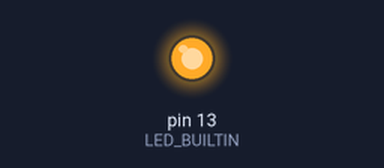
Simulated run of this sketch. Board: Arduino Uno, built with avr-gcc and run on an emulated ATmega328P. Parts: output pins drawn as LEDs (lit = HIGH).

Above: at 0.1 s.
At 35.1 s:
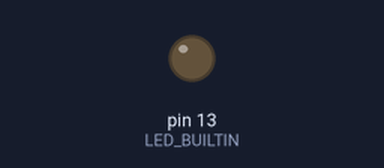
Timing chart, 0 to 40.0 s (numbered marks = the images above):
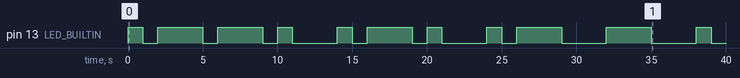

Measured:
- by itself, pin 13 (LED_BUILTIN): LOW → HIGH at 0.00 s, → LOW 1.0 s later, → HIGH 1.0 s later, → LOW 3.0 s later, … (22 changes in this stretch)

The sketch:

sketch_sep04a.ino
```cpp
void setup() {
  // put your setup code here, to run once:
  pinMode(LED_BUILTIN, OUTPUT);
}

void loop() {
  // put your main code here, to run repeatedly:
  digitalWrite(LED_BUILTIN, HIGH);
  delay(1000);
  digitalWrite(LED_BUILTIN, LOW);
  delay(1000);
  digitalWrite(LED_BUILTIN, HIGH);
  delay(3000);
  digitalWrite(LED_BUILTIN, LOW);
  delay(1000);
  digitalWrite(LED_BUILTIN, HIGH);
  delay(3000);
  digitalWrite(LED_BUILTIN, LOW);
  delay(1000);
  digitalWrite(LED_BUILTIN, HIGH);
  delay(1000);
  digitalWrite(LED_BUILTIN, LOW);
  delay(3000);
  //P is finished
  digitalWrite(LED_BUILTIN, HIGH);
  delay(1000);
  digitalWrite(LED_BUILTIN, LOW);
  delay(1000);
  digitalWrite(LED_BUILTIN, HIGH);
  delay(3000);
  digitalWrite(LED_BUILTIN, LOW);
  delay(1000);
  digitalWrite(LED_BUILTIN, HIGH);
  delay(1000);
  digitalWrite(LED_BUILTIN, LOW);
  delay(3000);
  //R is finished
  digitalWrite(LED_BUILTIN, HIGH);
  delay(1000);
  digitalWrite(LED_BUILTIN, LOW);
  delay(1000);
  digitalWrite(LED_BUILTIN, HIGH);
  delay(3000);
  digitalWrite(LED_BUILTIN, LOW);
  delay(3000);
  //A is finished
  digitalWrite(LED_BUILTIN, HIGH);
  delay(3000);
  digitalWrite(LED_BUILTIN, LOW);
  delay(3000);
  //T is finished
  digitalWrite(LED_BUILTIN, HIGH);
  delay(1000);
  digitalWrite(LED_BUILTIN, LOW);
  delay(1000);
  digitalWrite(LED_BUILTIN, HIGH);
  delay(1000);
  digitalWrite(LED_BUILTIN, LOW);
  delay(1000);
  digitalWrite(LED_BUILTIN, HIGH);
  delay(1000);
  digitalWrite(LED_BUILTIN, LOW);
  delay(1000);
  digitalWrite(LED_BUILTIN, HIGH);
  delay(1000);
  digitalWrite(LED_BUILTIN, LOW);
  delay(3000);
  //H is finished
  digitalWrite(LED_BUILTIN, HIGH);
  delay(1000);
  digitalWrite(LED_BUILTIN, LOW);
  delay(1000);
  digitalWrite(LED_BUILTIN, HIGH);
  delay(3000);
  digitalWrite(LED_BUILTIN, LOW);
  delay(3000);
  //A is finished
  digitalWrite(LED_BUILTIN, HIGH);
  delay(3000);
  digitalWrite(LED_BUILTIN, LOW);
  delay(1000);
  digitalWrite(LED_BUILTIN, HIGH);
  delay(3000);
  digitalWrite(LED_BUILTIN, LOW);
  delay(5000);
}
```
